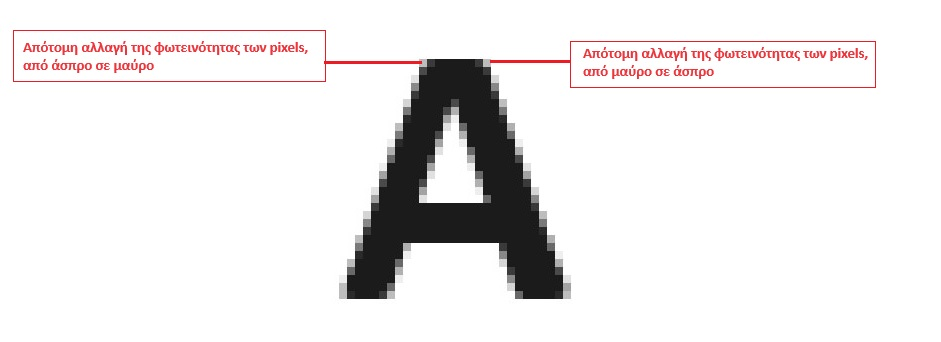
#> input picture imgs/letter_A.jpg, 941 x 342 px, given in place of the camera
$ python edge_detection.py
#> lines starting #> are read from the running program, lines starting #| are printed output that depends on the picture; after the words box and inside, x2 and y2 are one past the last pixel; in counts of white or black regions, pixels touching at a corner belong together
import cv2


if __name__ == "__main__":
    cap = cv2.VideoCapture(0)
    while True:
        _, img = cap.read()
#> img is the input picture: shape (342, 941, 3); mean B, G, R 233.8, 233.7, 235.9

        gray = cv2.cvtColor(img, cv2.COLOR_BGR2GRAY)
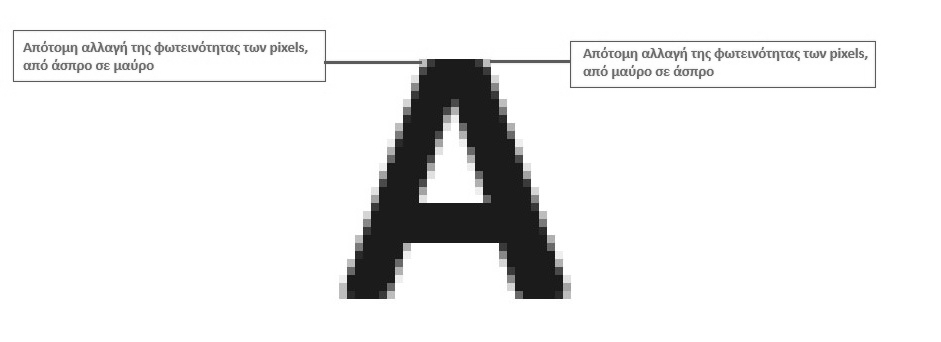
#> gray: shape (342, 941); min 6, max 255, mean 234.4
        blur = cv2.GaussianBlur(gray, (5, 5), 0)
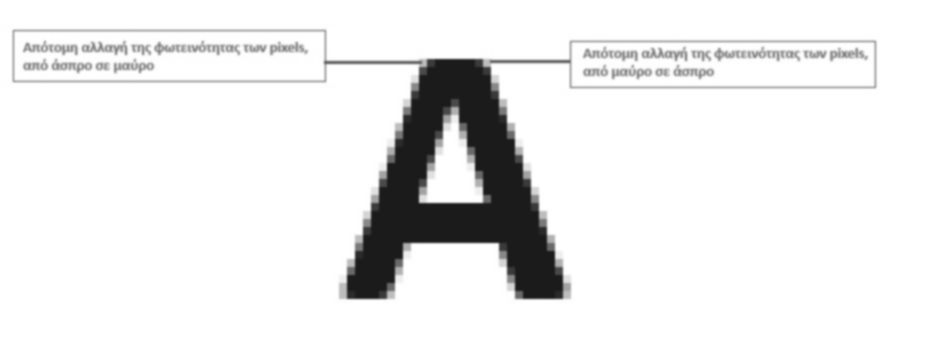
#> blur: shape (342, 941); min 26, max 255, mean 234.4
        canny = cv2.Canny(blur, 10, 70)
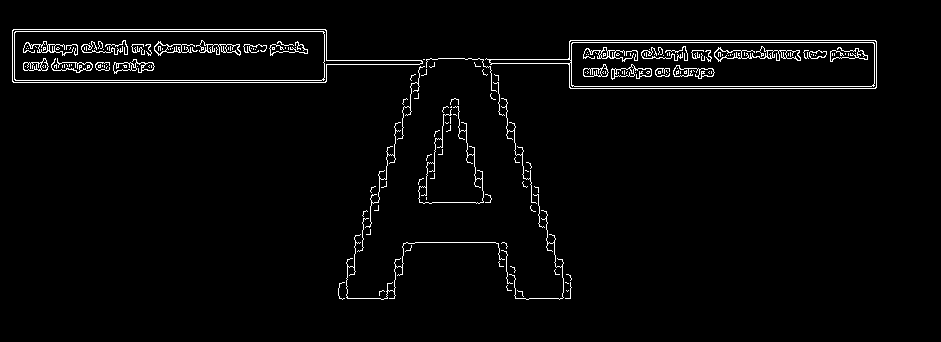
#> canny: shape (342, 941); 2.7% white in thin lines or dots, all inside (x1, y1, x2, y2) = (12, 29, 877, 300)
        _, mask = cv2.threshold(canny, 70, 255, cv2.THRESH_BINARY)
        cv2.imshow('Video feed', mask)

        if cv2.waitKey(1) == 13:
#> (key Esc is pressed here)
            break

    cap.release()
    cv2.destroyAllWindows()
